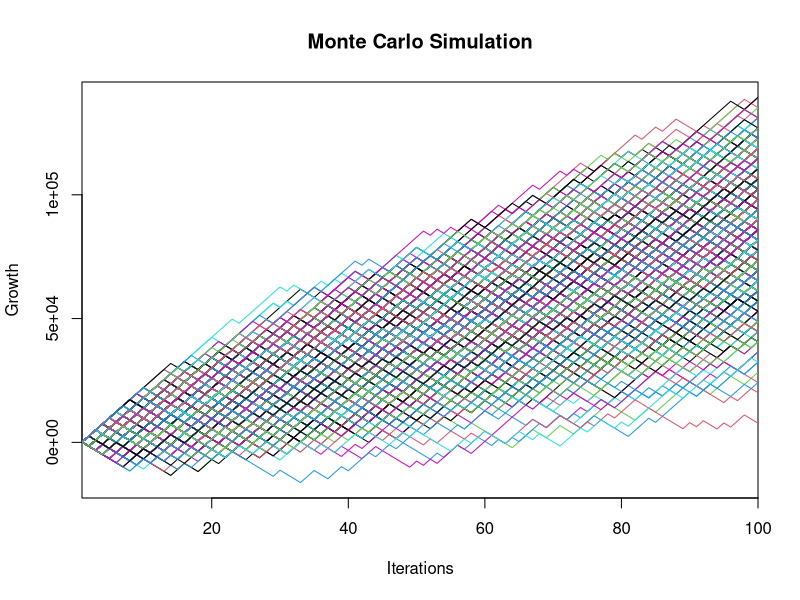

Here is the R script that generated this plot:
#Monte Carlo simulation 
#aaditya - 26/10/2012
 
######################################
StartEq = 100
SuccessPcnt = 61.54
SuccessAvg = 2444.78
FailureAvg = 1667.37
Iterations = 1000
NoOfEvents = 100
Rf = 1
#####################################
eq<-rep(NA, NoOfEvents)
 
doMCRun <- function() {
  eq[1] <- StartEq
  for(i in 2:NoOfEvents) {
    if(runif(1,0,100)< SuccessPcnt)
      pl= SuccessAvg * Rf
    else
      pl= -1*FailureAvg * Rf
      eq[i] = eq[i-1]  + pl
  }
  return(eq)
}
 
values <- replicate(Iterations, doMCRun())
 
par(xaxs="i")
plot(1:NoOfEvents, rep(NA, NoOfEvents ), 
     xlab="Iterations", ylab="Growth",
     ylim=c(min(values),max(values)),
     xlim=c(1,NoOfEvents), main="Monte Carlo Simulation")
matlines(values,type="l",lty=1)
 
sd1 = sd(values[NoOfEvents,])
mean1 = mean(values[NoOfEvents,])
print(summary(values[NoOfEvents,]))
sdString = paste("SD : ", sd1)
write(sdString, file="")
outputString = paste("With 99.73% confidence the final growth will be between", 
                     mean1 - 3*sd1, " and ", mean1 + 3*sd1) 
write(outputString, file="")